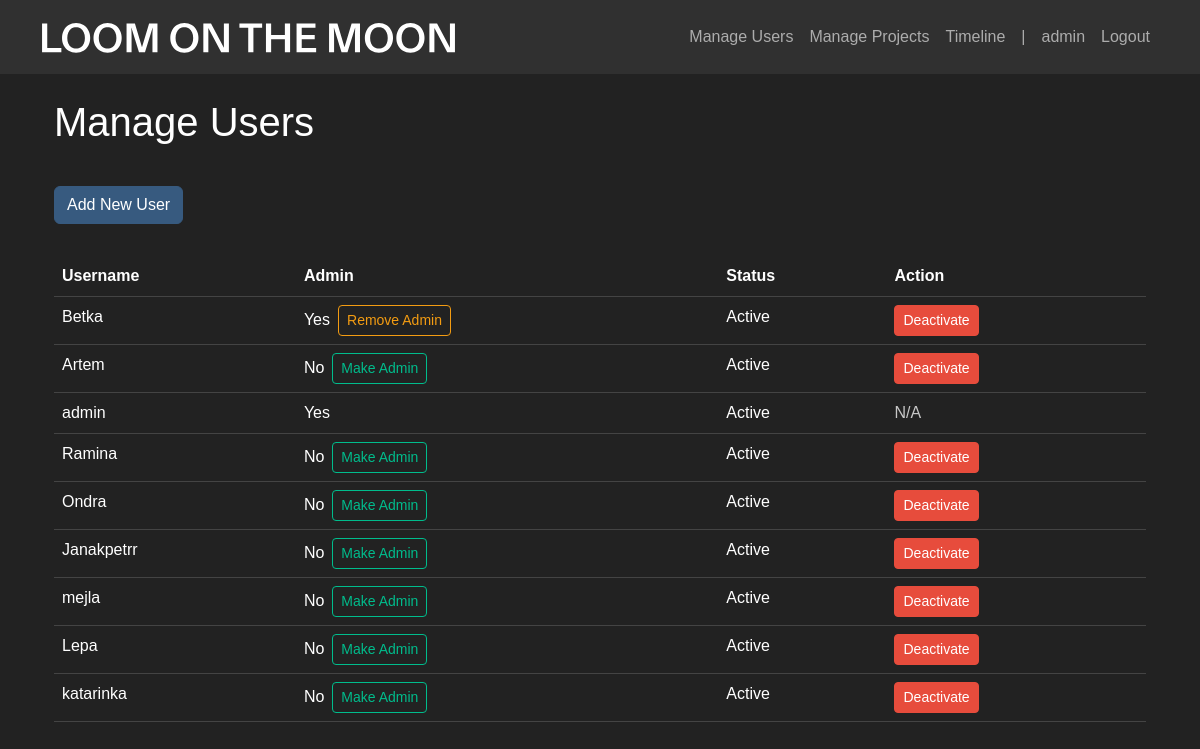
Page /manage_users (signed in) on the committed database.
### app/models.py (models this page shows)
class User(UserMixin, db.Model):
    id = db.Column(db.Integer, primary_key=True)
    username = db.Column(db.String(80), unique=True, nullable=False)
    password = db.Column(db.String(120), nullable=False)
    is_admin = db.Column(db.Boolean, default=False)
    is_active = db.Column(db.Boolean, default=True)  # New field
    time_entries = db.relationship('TimeEntry', backref='user', lazy=True)

### app/main.py (the view)
@main.route('/manage_users')
@login_required
def manage_users():
    if not current_user.is_admin:
        return redirect(url_for('main.index'))
    users = User.query.all()
    return render_template('manage_users.html', users=users)

### app/__init__.py (called while the page is built)
def create_app():
    app = Flask(__name__)
    app.config['SECRET_KEY'] = 'your-secret-key-here'  # Change this in production
    app.config['SQLALCHEMY_DATABASE_URI'] = 'sqlite:///timetracker.db'
    db.init_app(app)
    login_manager.init_app(app)
    login_manager.login_view = 'auth.login'
    migrate.init_app(app, db)
    from .models import User
    @login_manager.user_loader
    def load_user(user_id):
        return User.query.get(int(user_id))
    from .auth import auth as auth_blueprint
    from .main import main as main_blueprint
    app.register_blueprint(auth_blueprint)
    app.register_blueprint(main_blueprint)
    with app.app_context():
        db.create_all()
    return app

### app/templates/manage_users.html (shortened to what this page needs)
{% extends "base.html" %}
{% block content %}
<div class="container mt-4">
    <h2>Manage Users</h2>
    {% if current_user.is_admin %}
    <a href="/add_user" class="btn btn-primary add-btn">Add New User</a>
    {% endif %}
    <table class="table">
        <thead>
            <tr>
                <th>Username</th>
                <th>Admin</th>
                <th>Status</th>
                <th>Action</th>
            </tr>
        </thead>
        <tbody>
            {% for user in users %}
            <tr>
                <td>{{ user.username }}</td>
                <td>
                    {% if user.username != 'admin' %}
                        <div class="d-flex align-items-center">
                            <span class="me-2">{{ 'Yes' if user.is_admin else 'No' }}</span>
                            {% if user.id != current_user.id %}
                                <button
                                    onclick="toggleAdmin({{ user.id }}, '{{ user.username }}', {{ 'true' if not user.is_admin else 'false' }})"
                                    class="btn btn-sm {{ 'btn-outline-success' if not user.is_admin else 'btn-outline-warning' }}"
                                >
                                    {{ 'Make Admin' if not user.is_admin else 'Remove Admin' }}
                                </button>
                            {% elif user.is_admin %}
                                <span class="text-muted ms-2">(Cannot remove own admin rights)</span>
                            {% endif %}
                        </div>
                    {% else %}
                        {{ 'Yes' }}
                    {% endif %}
                </td>
                <td>{{ 'Active' if user.is_active else 'Inactive' }}</td>
                <td>
                    {% if user.username != 'admin' %}
                        {% if user.is_active %}
                            <a href="{{ url_for('main.deactivate_user', user_id=user.id) }}" class="btn btn-danger btn-sm">Deactivate</a>
                        {% else %}
                            <a href="{{ url_for('main.activate_user', user_id=user.id) }}" class="btn btn-success btn-sm">Activate</a>
                        {% endif %}
                    {% else %}
                        <span class="text-muted">N/A</span>
                    {% endif %}
                </td>
            </tr>
            {% endfor %}
        </tbody>
    </table>
</div>
{% endblock %}

### app/templates/base.html (shortened to what this page needs)
<!DOCTYPE html>
<html lang="en">
<head>
    <link rel="stylesheet" href="https://cdn.jsdelivr.net/npm/bootswatch@5.1.3/dist/darkly/bootstrap.min.css">
    <link rel="stylesheet" href="https://cdn.jsdelivr.net/npm/bootstrap-icons@1.7.2/font/bootstrap-icons.css">
</head>
<body>
    <nav class="navbar navbar-expand-lg navbar-dark bg-dark">
        <div class="container">
            <a class="navbar-brand" href="{{ url_for('main.index') }}">
                <img src="{{ url_for('static', filename='assets/loomonthemoon_logo.svg') }}" alt="Logo" height="30">
            </a>
            <div class="navbar-nav ms-auto">
                {% if current_user.is_authenticated %}
                {% if current_user.is_admin %}
                <li class="nav-item">
                    <a class="nav-link" href="{{ url_for('main.manage_users') }}">Manage Users</a>
                </li>
                <li class="nav-item">
                    <a class="nav-link" href="{{ url_for('main.manage_projects') }}">Manage Projects</a>
                </li>
                <li class="nav-item">
                    <a class="nav-link" href="{{ url_for('main.admin_timeline') }}">Timeline</a>
                </li>
                <li class="nav-item">
                    <a class="nav-link" href="#">|</a>
                </li>
                {% endif %}
                    <span class="nav-item nav-link">{{ current_user.username }}</span>
                    <a class="nav-item nav-link" href="{{ url_for('auth.logout') }}">Logout</a>
                {% endif %}
            </div>
        </div>
    </nav>
    <div class="container mt-4">
        {% block content %}{% endblock %}
    </div>
</body>
</html>

### rows in the picture
User: username "admin", value "Yes", is_active "Active", shows "N/A"
User: username "Betka", is_admin "Yes", is_admin "Remove Admin", is_active "Active"
User: username "Artem", is_admin "No", is_admin "Make Admin", is_active "Active"
User: username "Ramina", is_admin "No", is_admin "Make Admin", is_active "Active"
User: username "Ondra", is_admin "No", is_admin "Make Admin", is_active "Active"
User: username "Janakpetrr", is_admin "No", is_admin "Make Admin", is_active "Active"
User: username "mejla", is_admin "No", is_admin "Make Admin", is_active "Active"
User: username "Lepa", is_admin "No", is_admin "Make Admin", is_active "Active"
User: username "katarinka", is_admin "No", is_admin "Make Admin", is_active "Active"
